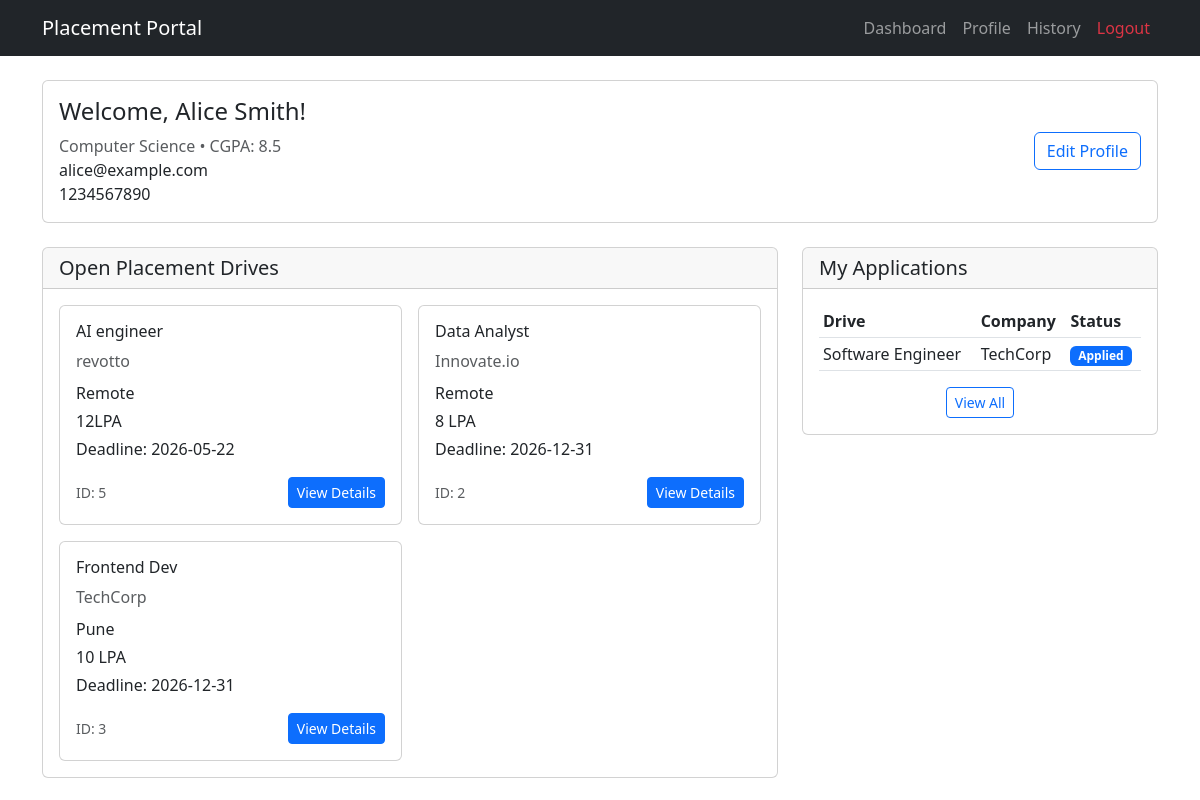
The page /student/dashboard (signed in) on the database its author committed.
### tables this page shows
CREATE TABLE students (
            id          INTEGER PRIMARY KEY AUTOINCREMENT,
            user_id     INTEGER UNIQUE NOT NULL,
            full_name   TEXT    NOT NULL,
            email       TEXT    UNIQUE NOT NULL,
            phone       TEXT,
            department  TEXT,
            cgpa        REAL    DEFAULT 0.0,
            resume_path TEXT,
            created_at  TEXT    DEFAULT CURRENT_TIMESTAMP,
            FOREIGN KEY (user_id) REFERENCES users(id) ON DELETE CASCADE
        );

CREATE TABLE placement_drives (
            id                   INTEGER PRIMARY KEY AUTOINCREMENT,
            company_id           INTEGER NOT NULL,
            job_title            TEXT    NOT NULL,
            job_description      TEXT,
            eligibility_criteria TEXT,
            application_deadline TEXT    NOT NULL,
            salary               TEXT,
            location             TEXT,
            status               TEXT    NOT NULL DEFAULT 'Pending'
                                 CHECK(status IN ('Pending','Approved','Rejected','Closed')),
            created_at           TEXT    DEFAULT CURRENT_TIMESTAMP,
            FOREIGN KEY (company_id) REFERENCES companies(id) ON DELETE CASCADE
        );

CREATE TABLE companies (
            id              INTEGER PRIMARY KEY AUTOINCREMENT,
            user_id         INTEGER UNIQUE NOT NULL,
            company_name    TEXT    NOT NULL,
            hr_contact      TEXT,
            website         TEXT,
            description     TEXT,
            approval_status TEXT    NOT NULL DEFAULT 'Pending'
                            CHECK(approval_status IN ('Pending','Approved','Rejected')),
            is_blacklisted  INTEGER NOT NULL DEFAULT 0,
            created_at      TEXT    DEFAULT CURRENT_TIMESTAMP,
            FOREIGN KEY (user_id) REFERENCES users(id) ON DELETE CASCADE
        );

CREATE TABLE applications (
            id          INTEGER PRIMARY KEY AUTOINCREMENT,
            student_id  INTEGER NOT NULL,
            drive_id    INTEGER NOT NULL,
            applied_at  TEXT    DEFAULT CURRENT_TIMESTAMP,
            status      TEXT    NOT NULL DEFAULT 'Applied'
                        CHECK(status IN ('Applied','Shortlisted','Selected','Rejected')),
            remarks     TEXT,
            FOREIGN KEY (student_id) REFERENCES students(id) ON DELETE CASCADE,
            FOREIGN KEY (drive_id)   REFERENCES placement_drives(id) ON DELETE CASCADE,
            UNIQUE(student_id, drive_id)
        );

### student.py (the view)
@student_bp.route('/dashboard')
@login_required
@role_required('student')
def dashboard():
    student = get_current_student()
    conn = get_db()
    open_drives = conn.execute(
        """SELECT pd.*, c.company_name
           FROM placement_drives pd
           JOIN companies c ON pd.company_id = c.id
           WHERE pd.status = 'Approved'
             AND pd.application_deadline >= DATE('now')
             AND pd.id NOT IN (
                 SELECT drive_id FROM applications WHERE student_id = ?
             )
           ORDER BY pd.application_deadline ASC""",
        (student['id'],)
    ).fetchall()
    applications = conn.execute(
        """SELECT a.*, pd.job_title, c.company_name, pd.application_deadline
           FROM applications a
           JOIN placement_drives pd ON a.drive_id = pd.id
           JOIN companies c ON pd.company_id = c.id
           WHERE a.student_id = ?
           ORDER BY a.applied_at DESC""",
        (student['id'],)
    ).fetchall()
    conn.close()
    return render_template('student/dashboard.html',
                         student=student,
                         open_drives=open_drives,
                         applications=applications)

### helpers.py (called while the page is built)
def get_db():
    conn = sqlite3.connect(DATABASE)
    conn.row_factory = sqlite3.Row   # access columns by name: row['full_name']
    conn.execute("PRAGMA foreign_keys = ON")
    return conn

def role_required(*roles):
    def decorator(f):
        @wraps(f)
        def decorated(*args, **kwargs):
            if not current_user.is_authenticated:
                abort(401)
            if current_user.role not in roles:
                abort(403)
            return f(*args, **kwargs)
        return decorated
    return decorator

def load_user(user_id):
    from models import get_user_by_id
    return get_user_by_id(user_id)

### models.py (called while the page is built)
def get_user_by_id(user_id):
    conn = sqlite3.connect(DATABASE)
    conn.row_factory = sqlite3.Row
    cursor = conn.cursor()
    user = cursor.execute(
        "SELECT * FROM users WHERE id = ?",
        (user_id,)
    ).fetchone()
    conn.close()
    if user:
        return User(user['id'], user['username'], user['role'], user['is_active'])
    return None

    @property
    def is_active(self):
        return self._active == 1

### student.py (called while the page is built)
def get_current_student():
    conn = get_db()
    student = conn.execute(
        "SELECT * FROM students WHERE user_id = ?",
        (current_user.id,)
    ).fetchone()
    conn.close()
    return student

### templates/student/dashboard.html (shortened to what this page needs)
{% extends "base.html" %}
{% block content %}
<div class="card mb-4">
    <div class="card-body">
        <div class="row align-items-center">
            <div class="col-md-8">
                <h4>Welcome, {{ student.full_name }}!</h4>
                <p class="mb-0 text-muted">{{ student.department }} • CGPA: {{ student.cgpa }}</p>
                {% if student.email %}
                    <p class="mb-0"> {{ student.email }}</p>
                {% endif %}
                {% if student.phone %}
                    <p class="mb-0"> {{ student.phone }}</p>
                {% endif %}
            </div>
            <div class="col-md-4 text-end">
                <a href="{{ url_for('student.profile') }}" class="btn btn-outline-primary">
                     Edit Profile
                </a>
            </div>
        </div>
    </div>
</div>
<div class="row">
    <div class="col-md-8">
        <div class="card mb-4">
            <div class="card-header">
                <h5 class="mb-0">Open Placement Drives</h5>
            </div>
            <div class="card-body">
                {% if open_drives %}
                    <div class="row g-3">
                        {% for drive in open_drives %}
                        <div class="col-md-6">
                            <div class="card h-100">
                                <div class="card-body">
                                    <h6 class="card-title">{{ drive.job_title }}</h6>
                                    <p class="card-text text-muted mb-2">{{ drive.company_name }}</p>
                                    {% if drive.location %}
                                        <p class="mb-1"> {{ drive.location }}</p>
                                    {% endif %}
                                    {% if drive.salary %}
                                        <p class="mb-1"> {{ drive.salary }}</p>
                                    {% endif %}
                                    <p class="mb-1"> Deadline: {{ drive.application_deadline }}</p>
                                    <div class="d-flex justify-content-between align-items-center mt-3">
                                        <small class="text-muted">ID: {{ drive.id }}</small>
                                        <a href="{{ url_for('student.drive_detail', id=drive.id) }}" class="btn btn-sm btn-primary">View Details</a>
                                    </div>
                                </div>
                            </div>
                        </div>
                        {% endfor %}
                    </div>
                {% else %}
                    <div class="text-center py-4">
                        <i class="bi bi-search display-1 text-muted"></i>
                        <h5 class="mt-3">No open drives</h5>
                        <p class="text-muted">Check back later for new placement opportunities.</p>
                    </div>
                {% endif %}
            </div>
        </div>
    </div>
    <div class="col-md-4">
        <div class="card">
            <div class="card-header">
                <h5 class="mb-0">My Applications</h5>
            </div>
            <div class="card-body">
                {% if applications %}
                    <div class="table-responsive">
                        <table class="table table-sm">
                            <thead>
                                <tr>
                                    <th>Drive</th>
                                    <th>Company</th>
                                    <th>Status</th>
                                </tr>
                            </thead>
                            <tbody>
                                {% for app in applications %}
                                <tr>
                                    <td>{{ app.job_title }}</td>
                                    <td>{{ app.company_name }}</td>
                                    <td>
                                        {% if app.status == 'Applied' %}
                                            <span class="badge bg-primary">Applied</span>
                                        {% elif app.status == 'Shortlisted' %}
                                            <span class="badge bg-warning text-dark">Shortlisted</span>
                                        {% elif app.status == 'Selected' %}
                                            <span class="badge bg-success">Selected</span>
                                        {% elif app.status == 'Rejected' %}
                                            <span class="badge bg-danger">Rejected</span>
                                        {% endif %}
                                    </td>
                                </tr>
                                {% endfor %}
                            </tbody>
                        </table>
                    </div>
                    <div class="text-center">
                        <a href="{{ url_for('student.history') }}" class="btn btn-sm btn-outline-primary">View All</a>
                    </div>
                {% else %}
                    <p class="text-muted">No applications yet.</p>
                    <a href="{{ url_for('student.dashboard') }}" class="btn btn-sm btn-primary">Browse Drives</a>
                {% endif %}
            </div>
        </div>
    </div>
</div>
{% endblock %}

### templates/base.html (shortened to what this page needs)
<!DOCTYPE html>
<html lang="en">
<head>
    <link href="https://cdn.jsdelivr.net/npm/bootstrap@5.3.0/dist/css/bootstrap.min.css" rel="stylesheet">
    <link rel="stylesheet" href="{{ url_for('static', filename='css/style.css') }}">
</head>
<body>
<nav class="navbar navbar-expand-lg navbar-dark bg-dark">
  <div class="container">
    <a class="navbar-brand" href="/">Placement Portal</a>
    {% if current_user.is_authenticated %}
    <div class="navbar-nav ms-auto">
      {% if current_user.role == 'admin' %}
        <a class="nav-link" href="{{ url_for('admin.dashboard') }}">Dashboard</a>
        <a class="nav-link" href="{{ url_for('admin.students') }}">Students</a>
        <a class="nav-link" href="{{ url_for('admin.companies') }}">Companies</a>
        <a class="nav-link" href="{{ url_for('admin.drives') }}">Drives</a>
        <a class="nav-link" href="{{ url_for('admin.search') }}">Search</a>
      {% elif current_user.role == 'company' %}
        <a class="nav-link" href="{{ url_for('company.dashboard') }}">Dashboard</a>
        <a class="nav-link" href="{{ url_for('company.create_drive') }}">Create Drive</a>
      {% elif current_user.role == 'student' %}
        <a class="nav-link" href="{{ url_for('student.dashboard') }}">Dashboard</a>
        <a class="nav-link" href="{{ url_for('student.profile') }}">Profile</a>
        <a class="nav-link" href="{{ url_for('student.history') }}">History</a>
      {% endif %}
      <a class="nav-link text-danger" href="{{ url_for('auth.logout') }}">Logout</a>
    </div>
    {% endif %}
  </div>
</nav>
<div class="container mt-4">
  {% block content %}{% endblock %}
</div>
</body>
</html>

### rows shown on the page
students: full_name "Alice Smith", department "Computer Science", cgpa "8.5", email "alice@example.com", phone "1234567890"
placement_drives: job_title "AI engineer", company_name "revotto", location "Remote", salary "12LPA", application_deadline "2026-05-22", id "5"
placement_drives: job_title "Data Analyst", company_name "Innovate.io", location "Remote", salary "8 LPA", application_deadline "2026-12-31", id "2"
placement_drives: job_title "Frontend Dev", company_name "TechCorp", location "Pune", salary "10 LPA", application_deadline "2026-12-31", id "3"
applications: job_title "Software Engineer", company_name "TechCorp", status "Applied"
